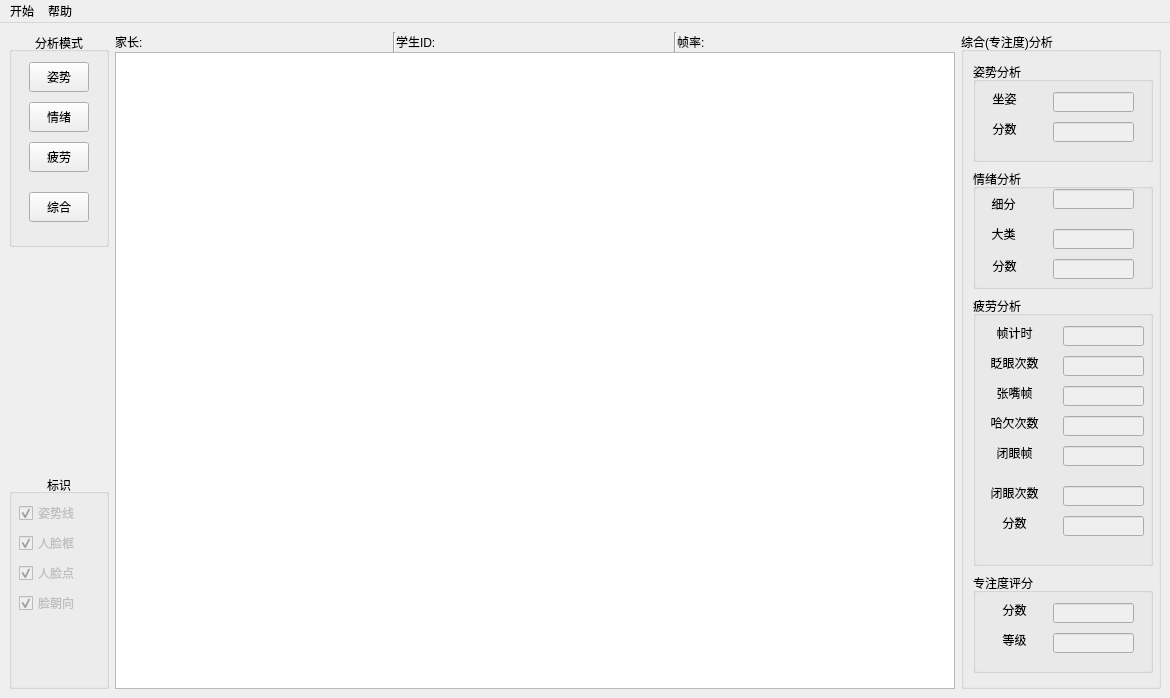
<?xml version="1.0" encoding="UTF-8"?>
<ui version="4.0">
 <class>MainWindow</class>
 <widget class="QMainWindow" name="MainWindow">
  <property name="geometry">
   <rect>
    <x>0</x>
    <y>0</y>
    <width>1170</width>
    <height>698</height>
   </rect>
  </property>
  <property name="minimumSize">
   <size>
    <width>0</width>
    <height>0</height>
   </size>
  </property>
  <property name="windowTitle">
   <string>在线学习分析系统</string>
  </property>
  <widget class="QWidget" name="centralwidget">
   <layout class="QHBoxLayout" name="horizontalLayout_3">
    <item>
     <layout class="QHBoxLayout" name="horizontalLayout_2">
      <item>
       <layout class="QVBoxLayout" name="verticalLayout">
        <item>
         <widget class="QGroupBox" name="groupBox_4">
          <property name="minimumSize">
           <size>
            <width>100</width>
            <height>200</height>
           </size>
          </property>
          <property name="maximumSize">
           <size>
            <width>100</width>
            <height>16777215</height>
           </size>
          </property>
          <property name="title">
           <string>分析模式</string>
          </property>
          <property name="alignment">
           <set>Qt::AlignCenter</set>
          </property>
          <widget class="QPushButton" name="pushButton">
           <property name="geometry">
            <rect>
             <x>20</x>
             <y>30</y>
             <width>60</width>
             <height>30</height>
            </rect>
           </property>
           <property name="sizePolicy">
            <sizepolicy hsizetype="Fixed" vsizetype="Fixed">
             <horstretch>0</horstretch>
             <verstretch>0</verstretch>
            </sizepolicy>
           </property>
           <property name="text">
            <string>姿势</string>
           </property>
          </widget>
          <widget class="QPushButton" name="pushButton_2">
           <property name="geometry">
            <rect>
             <x>20</x>
             <y>70</y>
             <width>60</width>
             <height>30</height>
            </rect>
           </property>
           <property name="sizePolicy">
            <sizepolicy hsizetype="Fixed" vsizetype="Fixed">
             <horstretch>0</horstretch>
             <verstretch>0</verstretch>
            </sizepolicy>
           </property>
           <property name="text">
            <string>情绪</string>
           </property>
          </widget>
          <widget class="QPushButton" name="pushButton_3">
           <property name="geometry">
            <rect>
             <x>20</x>
             <y>110</y>
             <width>60</width>
             <height>30</height>
            </rect>
           </property>
           <property name="sizePolicy">
            <sizepolicy hsizetype="Fixed" vsizetype="Fixed">
             <horstretch>0</horstretch>
             <verstretch>0</verstretch>
            </sizepolicy>
           </property>
           <property name="text">
            <string>疲劳</string>
           </property>
          </widget>
          <widget class="QPushButton" name="pushButton_4">
           <property name="geometry">
            <rect>
             <x>20</x>
             <y>160</y>
             <width>60</width>
             <height>30</height>
            </rect>
           </property>
           <property name="sizePolicy">
            <sizepolicy hsizetype="Fixed" vsizetype="Fixed">
             <horstretch>0</horstretch>
             <verstretch>0</verstretch>
            </sizepolicy>
           </property>
           <property name="text">
            <string>综合</string>
           </property>
          </widget>
         </widget>
        </item>
        <item>
         <widget class="QWidget" name="widget" native="true"/>
        </item>
        <item>
         <widget class="QGroupBox" name="groupBox_5">
          <property name="enabled">
           <bool>true</bool>
          </property>
          <property name="minimumSize">
           <size>
            <width>100</width>
            <height>125</height>
           </size>
          </property>
          <property name="maximumSize">
           <size>
            <width>100</width>
            <height>16777215</height>
           </size>
          </property>
          <property name="title">
           <string>标识</string>
          </property>
          <property name="alignment">
           <set>Qt::AlignCenter</set>
          </property>
          <widget class="QCheckBox" name="checkBox">
           <property name="enabled">
            <bool>false</bool>
           </property>
           <property name="geometry">
            <rect>
             <x>10</x>
             <y>30</y>
             <width>87</width>
             <height>18</height>
            </rect>
           </property>
           <property name="text">
            <string>姿势线</string>
           </property>
           <property name="checkable">
            <bool>true</bool>
           </property>
           <property name="checked">
            <bool>true</bool>
           </property>
          </widget>
          <widget class="QCheckBox" name="checkBox_2">
           <property name="enabled">
            <bool>false</bool>
           </property>
           <property name="geometry">
            <rect>
             <x>10</x>
             <y>60</y>
             <width>87</width>
             <height>18</height>
            </rect>
           </property>
           <property name="text">
            <string>人脸框</string>
           </property>
           <property name="checked">
            <bool>true</bool>
           </property>
          </widget>
          <widget class="QCheckBox" name="checkBox_3">
           <property name="enabled">
            <bool>false</bool>
           </property>
           <property name="geometry">
            <rect>
             <x>10</x>
             <y>90</y>
             <width>87</width>
             <height>18</height>
            </rect>
           </property>
           <property name="text">
            <string>人脸点</string>
           </property>
           <property name="checked">
            <bool>true</bool>
           </property>
          </widget>
          <widget class="QCheckBox" name="checkBox_4">
           <property name="enabled">
            <bool>false</bool>
           </property>
           <property name="geometry">
            <rect>
             <x>10</x>
             <y>120</y>
             <width>87</width>
             <height>18</height>
            </rect>
           </property>
           <property name="text">
            <string>脸朝向</string>
           </property>
           <property name="checked">
            <bool>true</bool>
           </property>
          </widget>
         </widget>
        </item>
       </layout>
      </item>
      <item>
       <layout class="QVBoxLayout" name="verticalLayout_2">
        <property name="spacing">
         <number>0</number>
        </property>
        <property name="leftMargin">
         <number>0</number>
        </property>
        <item>
         <layout class="QHBoxLayout" name="horizontalLayout_7">
          <item>
           <widget class="QLabel" name="label_31">
            <property name="minimumSize">
             <size>
              <width>0</width>
              <height>20</height>
             </size>
            </property>
            <property name="text">
             <string>家长:</string>
            </property>
           </widget>
          </item>
          <item>
           <widget class="QLabel" name="label_32">
            <property name="text">
             <string/>
            </property>
           </widget>
          </item>
          <item>
           <widget class="Line" name="line_2">
            <property name="orientation">
             <enum>Qt::Vertical</enum>
            </property>
           </widget>
          </item>
          <item>
           <widget class="QLabel" name="label_33">
            <property name="text">
             <string>学生ID:</string>
            </property>
           </widget>
          </item>
          <item>
           <widget class="QLabel" name="label_34">
            <property name="text">
             <string/>
            </property>
           </widget>
          </item>
          <item>
           <widget class="Line" name="line_3">
            <property name="orientation">
             <enum>Qt::Vertical</enum>
            </property>
           </widget>
          </item>
          <item>
           <widget class="QLabel" name="label_35">
            <property name="text">
             <string>帧率:</string>
            </property>
           </widget>
          </item>
          <item>
           <widget class="QLabel" name="label_36">
            <property name="text">
             <string/>
            </property>
           </widget>
          </item>
         </layout>
        </item>
        <item>
         <widget class="QGraphicsView" name="graphicsView"/>
        </item>
       </layout>
      </item>
      <item>
       <layout class="QVBoxLayout" name="verticalLayout_3">
        <property name="sizeConstraint">
         <enum>QLayout::SetDefaultConstraint</enum>
        </property>
        <item>
         <widget class="QGroupBox" name="groupBox_6">
          <property name="minimumSize">
           <size>
            <width>200</width>
            <height>0</height>
           </size>
          </property>
          <property name="maximumSize">
           <size>
            <width>200</width>
            <height>16777215</height>
           </size>
          </property>
          <property name="title">
           <string>综合(专注度)分析</string>
          </property>
          <layout class="QVBoxLayout" name="verticalLayout_4">
           <item>
            <widget class="QGroupBox" name="groupBox_2">
             <property name="minimumSize">
              <size>
               <width>180</width>
               <height>30</height>
              </size>
             </property>
             <property name="maximumSize">
              <size>
               <width>180</width>
               <height>100</height>
              </size>
             </property>
             <property name="title">
              <string>姿势分析</string>
             </property>
             <widget class="QLabel" name="label_3">
              <property name="geometry">
               <rect>
                <x>0</x>
                <y>30</y>
                <width>63</width>
                <height>14</height>
               </rect>
              </property>
              <property name="text">
               <string>坐姿</string>
              </property>
              <property name="alignment">
               <set>Qt::AlignCenter</set>
              </property>
             </widget>
             <widget class="QLineEdit" name="lineEdit_11">
              <property name="enabled">
               <bool>false</bool>
              </property>
              <property name="geometry">
               <rect>
                <x>80</x>
                <y>30</y>
                <width>81</width>
                <height>20</height>
               </rect>
              </property>
              <property name="text">
               <string/>
              </property>
              <property name="alignment">
               <set>Qt::AlignCenter</set>
              </property>
             </widget>
             <widget class="QLineEdit" name="lineEdit_12">
              <property name="enabled">
               <bool>false</bool>
              </property>
              <property name="geometry">
               <rect>
                <x>80</x>
                <y>60</y>
                <width>81</width>
                <height>20</height>
               </rect>
              </property>
              <property name="text">
               <string/>
              </property>
              <property name="alignment">
               <set>Qt::AlignCenter</set>
              </property>
             </widget>
             <widget class="QLabel" name="label_13">
              <property name="geometry">
               <rect>
                <x>0</x>
                <y>60</y>
                <width>63</width>
                <height>14</height>
               </rect>
              </property>
              <property name="text">
               <string>分数</string>
              </property>
              <property name="alignment">
               <set>Qt::AlignCenter</set>
              </property>
             </widget>
            </widget>
           </item>
           <item>
            <widget class="QGroupBox" name="groupBox">
             <property name="minimumSize">
              <size>
               <width>180</width>
               <height>30</height>
              </size>
             </property>
             <property name="maximumSize">
              <size>
               <width>180</width>
               <height>120</height>
              </size>
             </property>
             <property name="title">
              <string>情绪分析</string>
             </property>
             <widget class="QLabel" name="label">
              <property name="geometry">
               <rect>
                <x>-1</x>
                <y>28</y>
                <width>63</width>
                <height>14</height>
               </rect>
              </property>
              <property name="text">
               <string>细分</string>
              </property>
              <property name="alignment">
               <set>Qt::AlignCenter</set>
              </property>
             </widget>
             <widget class="QLabel" name="label_2">
              <property name="geometry">
               <rect>
                <x>-1</x>
                <y>58</y>
                <width>63</width>
                <height>14</height>
               </rect>
              </property>
              <property name="text">
               <string>大类</string>
              </property>
              <property name="alignment">
               <set>Qt::AlignCenter</set>
              </property>
             </widget>
             <widget class="QLineEdit" name="lineEdit_21">
              <property name="enabled">
               <bool>false</bool>
              </property>
              <property name="geometry">
               <rect>
                <x>80</x>
                <y>20</y>
                <width>81</width>
                <height>20</height>
               </rect>
              </property>
              <property name="text">
               <string/>
              </property>
              <property name="alignment">
               <set>Qt::AlignCenter</set>
              </property>
             </widget>
             <widget class="QLineEdit" name="lineEdit_22">
              <property name="enabled">
               <bool>false</bool>
              </property>
              <property name="geometry">
               <rect>
                <x>80</x>
                <y>60</y>
                <width>81</width>
                <height>20</height>
               </rect>
              </property>
              <property name="text">
               <string/>
              </property>
              <property name="alignment">
               <set>Qt::AlignCenter</set>
              </property>
             </widget>
             <widget class="QLineEdit" name="lineEdit_23">
              <property name="enabled">
               <bool>false</bool>
              </property>
              <property name="geometry">
               <rect>
                <x>80</x>
                <y>90</y>
                <width>81</width>
                <height>20</height>
               </rect>
              </property>
              <property name="text">
               <string/>
              </property>
              <property name="alignment">
               <set>Qt::AlignCenter</set>
              </property>
             </widget>
             <widget class="QLabel" name="label_14">
              <property name="geometry">
               <rect>
                <x>0</x>
                <y>90</y>
                <width>63</width>
                <height>14</height>
               </rect>
              </property>
              <property name="text">
               <string>分数</string>
              </property>
              <property name="alignment">
               <set>Qt::AlignCenter</set>
              </property>
             </widget>
            </widget>
           </item>
           <item>
            <widget class="QGroupBox" name="groupBox_3">
             <property name="minimumSize">
              <size>
               <width>180</width>
               <height>30</height>
              </size>
             </property>
             <property name="maximumSize">
              <size>
               <width>16777215</width>
               <height>270</height>
              </size>
             </property>
             <property name="title">
              <string>疲劳分析</string>
             </property>
             <widget class="QLabel" name="label_4">
              <property name="geometry">
               <rect>
                <x>10</x>
                <y>60</y>
                <width>63</width>
                <height>14</height>
               </rect>
              </property>
              <property name="text">
               <string>眨眼次数</string>
              </property>
              <property name="alignment">
               <set>Qt::AlignCenter</set>
              </property>
             </widget>
             <widget class="QLabel" name="label_5">
              <property name="geometry">
               <rect>
                <x>10</x>
                <y>90</y>
                <width>63</width>
                <height>14</height>
               </rect>
              </property>
              <property name="text">
               <string>张嘴帧</string>
              </property>
              <property name="alignment">
               <set>Qt::AlignCenter</set>
              </property>
             </widget>
             <widget class="QLabel" name="label_6">
              <property name="geometry">
               <rect>
                <x>10</x>
                <y>150</y>
                <width>63</width>
                <height>14</height>
               </rect>
              </property>
              <property name="text">
               <string>闭眼帧</string>
              </property>
              <property name="alignment">
               <set>Qt::AlignCenter</set>
              </property>
             </widget>
             <widget class="QLabel" name="label_7">
              <property name="geometry">
               <rect>
                <x>10</x>
                <y>120</y>
                <width>63</width>
                <height>14</height>
               </rect>
              </property>
              <property name="text">
               <string>哈欠次数</string>
              </property>
              <property name="alignment">
               <set>Qt::AlignCenter</set>
              </property>
             </widget>
             <widget class="QLabel" name="label_8">
              <property name="geometry">
               <rect>
                <x>10</x>
                <y>190</y>
                <width>63</width>
                <height>14</height>
               </rect>
              </property>
              <property name="text">
               <string>闭眼次数</string>
              </property>
              <property name="alignment">
               <set>Qt::AlignCenter</set>
              </property>
             </widget>
             <widget class="QLabel" name="label_9">
              <property name="geometry">
               <rect>
                <x>10</x>
                <y>220</y>
                <width>63</width>
                <height>14</height>
               </rect>
              </property>
              <property name="text">
               <string>分数</string>
              </property>
              <property name="alignment">
               <set>Qt::AlignCenter</set>
              </property>
             </widget>
             <widget class="QLineEdit" name="lineEdit_32">
              <property name="enabled">
               <bool>false</bool>
              </property>
              <property name="geometry">
               <rect>
                <x>90</x>
                <y>60</y>
                <width>81</width>
                <height>20</height>
               </rect>
              </property>
              <property name="text">
               <string/>
              </property>
              <property name="alignment">
               <set>Qt::AlignCenter</set>
              </property>
             </widget>
             <widget class="QLineEdit" name="lineEdit_33">
              <property name="enabled">
               <bool>false</bool>
              </property>
              <property name="geometry">
               <rect>
                <x>90</x>
                <y>90</y>
                <width>81</width>
                <height>20</height>
               </rect>
              </property>
              <property name="text">
               <string/>
              </property>
              <property name="alignment">
               <set>Qt::AlignCenter</set>
              </property>
             </widget>
             <widget class="QLineEdit" name="lineEdit_34">
              <property name="enabled">
               <bool>false</bool>
              </property>
              <property name="geometry">
               <rect>
                <x>90</x>
                <y>120</y>
                <width>81</width>
                <height>20</height>
               </rect>
              </property>
              <property name="text">
               <string/>
              </property>
              <property name="alignment">
               <set>Qt::AlignCenter</set>
              </property>
             </widget>
             <widget class="QLineEdit" name="lineEdit_35">
              <property name="enabled">
               <bool>false</bool>
              </property>
              <property name="geometry">
               <rect>
                <x>90</x>
                <y>150</y>
                <width>81</width>
                <height>20</height>
               </rect>
              </property>
              <property name="text">
               <string/>
              </property>
              <property name="alignment">
               <set>Qt::AlignCenter</set>
              </property>
             </widget>
             <widget class="QLineEdit" name="lineEdit_36">
              <property name="enabled">
               <bool>false</bool>
              </property>
              <property name="geometry">
               <rect>
                <x>90</x>
                <y>190</y>
                <width>81</width>
                <height>20</height>
               </rect>
              </property>
              <property name="text">
               <string/>
              </property>
              <property name="alignment">
               <set>Qt::AlignCenter</set>
              </property>
             </widget>
             <widget class="QLineEdit" name="lineEdit_37">
              <property name="enabled">
               <bool>false</bool>
              </property>
              <property name="geometry">
               <rect>
                <x>90</x>
                <y>220</y>
                <width>81</width>
                <height>20</height>
               </rect>
              </property>
              <property name="text">
               <string/>
              </property>
              <property name="alignment">
               <set>Qt::AlignCenter</set>
              </property>
             </widget>
             <widget class="QLineEdit" name="lineEdit_31">
              <property name="enabled">
               <bool>false</bool>
              </property>
              <property name="geometry">
               <rect>
                <x>90</x>
                <y>30</y>
                <width>81</width>
                <height>20</height>
               </rect>
              </property>
              <property name="text">
               <string/>
              </property>
              <property name="alignment">
               <set>Qt::AlignCenter</set>
              </property>
             </widget>
             <widget class="QLabel" name="label_15">
              <property name="geometry">
               <rect>
                <x>10</x>
                <y>30</y>
                <width>63</width>
                <height>14</height>
               </rect>
              </property>
              <property name="text">
               <string>帧计时</string>
              </property>
              <property name="alignment">
               <set>Qt::AlignCenter</set>
              </property>
             </widget>
            </widget>
           </item>
           <item>
            <widget class="QGroupBox" name="groupBox_7">
             <property name="minimumSize">
              <size>
               <width>180</width>
               <height>30</height>
              </size>
             </property>
             <property name="maximumSize">
              <size>
               <width>180</width>
               <height>100</height>
              </size>
             </property>
             <property name="title">
              <string>专注度评分</string>
             </property>
             <widget class="QLabel" name="label_10">
              <property name="geometry">
               <rect>
                <x>10</x>
                <y>30</y>
                <width>63</width>
                <height>14</height>
               </rect>
              </property>
              <property name="text">
               <string>分数</string>
              </property>
              <property name="alignment">
               <set>Qt::AlignCenter</set>
              </property>
             </widget>
             <widget class="QLabel" name="label_11">
              <property name="geometry">
               <rect>
                <x>10</x>
                <y>60</y>
                <width>63</width>
                <height>14</height>
               </rect>
              </property>
              <property name="text">
               <string>等级</string>
              </property>
              <property name="alignment">
               <set>Qt::AlignCenter</set>
              </property>
             </widget>
             <widget class="QLineEdit" name="lineEdit_41">
              <property name="enabled">
               <bool>false</bool>
              </property>
              <property name="geometry">
               <rect>
                <x>80</x>
                <y>30</y>
                <width>81</width>
                <height>20</height>
               </rect>
              </property>
              <property name="text">
               <string/>
              </property>
              <property name="alignment">
               <set>Qt::AlignCenter</set>
              </property>
             </widget>
             <widget class="QLineEdit" name="lineEdit_42">
              <property name="enabled">
               <bool>false</bool>
              </property>
              <property name="geometry">
               <rect>
                <x>80</x>
                <y>60</y>
                <width>81</width>
                <height>20</height>
               </rect>
              </property>
              <property name="text">
               <string/>
              </property>
              <property name="alignment">
               <set>Qt::AlignCenter</set>
              </property>
             </widget>
            </widget>
           </item>
          </layout>
         </widget>
        </item>
       </layout>
      </item>
     </layout>
    </item>
   </layout>
  </widget>
  <widget class="QMenuBar" name="menubar">
   <property name="geometry">
    <rect>
     <x>0</x>
     <y>0</y>
     <width>1170</width>
     <height>26</height>
    </rect>
   </property>
   <widget class="QMenu" name="menu">
    <property name="title">
     <string>开始</string>
    </property>
    <addaction name="actionFile"/>
    <addaction name="actionCamera"/>
   </widget>
   <widget class="QMenu" name="menu_2">
    <property name="title">
     <string>帮助</string>
    </property>
    <addaction name="actionManual"/>
    <addaction name="actionGithub"/>
    <addaction name="actionContact_us"/>
   </widget>
   <addaction name="menu"/>
   <addaction name="menu_2"/>
  </widget>
  <action name="actionFile">
   <property name="text">
    <string>文件</string>
   </property>
  </action>
  <action name="actionCamera">
   <property name="text">
    <string>摄像头</string>
   </property>
  </action>
  <action name="actionManual">
   <property name="text">
    <string>操作手册</string>
   </property>
  </action>
  <action name="actionGithub">
   <property name="text">
    <string>源码仓库</string>
   </property>
  </action>
  <action name="actionContact_us">
   <property name="text">
    <string>联系我们</string>
   </property>
  </action>
 </widget>
 <resources/>
 <connections/>
</ui>
